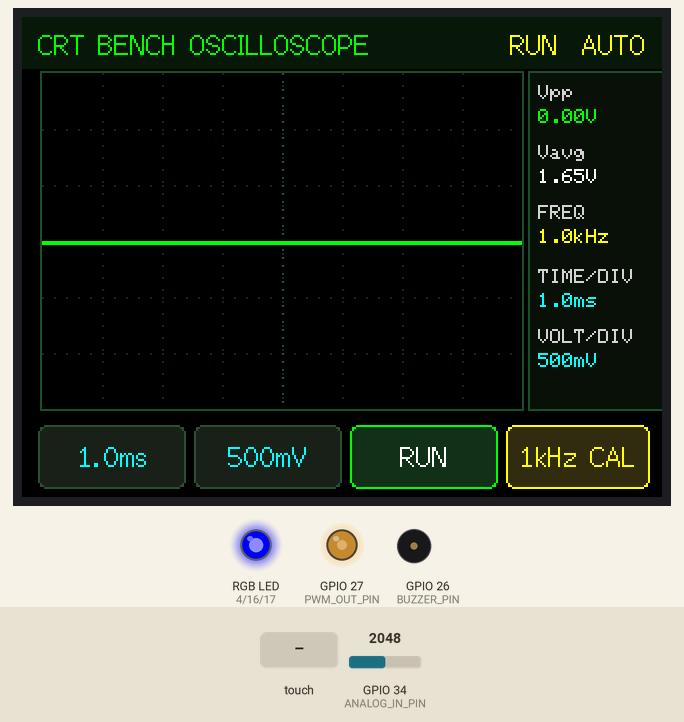
Bench run of a sketch on a simulated ESP32. Shown: 320×240 colour display, an RGB LED mixed from three pins (HIGH = lit), output pins drawn as LEDs (lit = HIGH), buzzer (waves = sounding). The inputs (shaded band) are chosen by the test bench; at power-on: GPIO 34 (ANALOG_IN_PIN) = 2048. Pins used as bus, display or sensor lines are not drawn; what the sketch prints to the serial monitor is not drawn.

Above: at 1.5 s.
1.6 s: touch panel pressed at 62 % / 90 % of its raw x / y range
At 2.8 s:
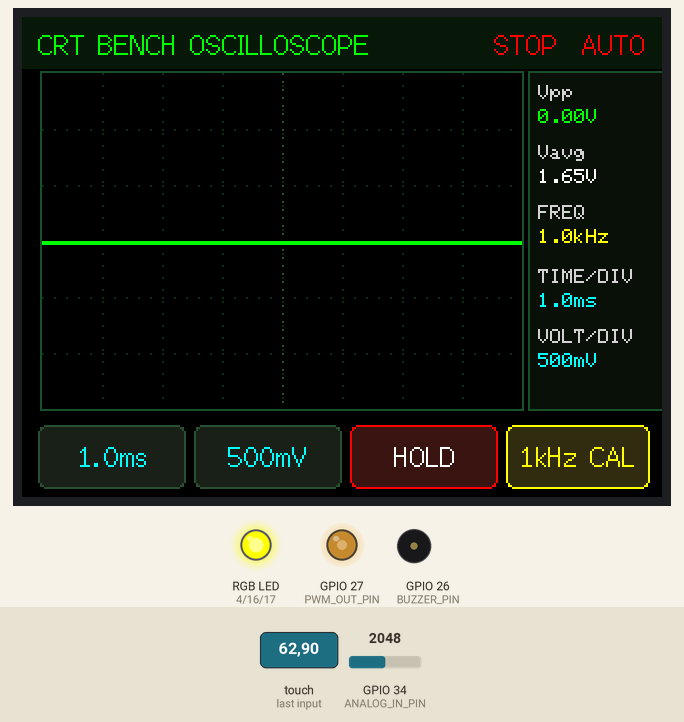
3.2 s: touch panel pressed at 87 % / 90 % of its raw x / y range
At 4.2 s:
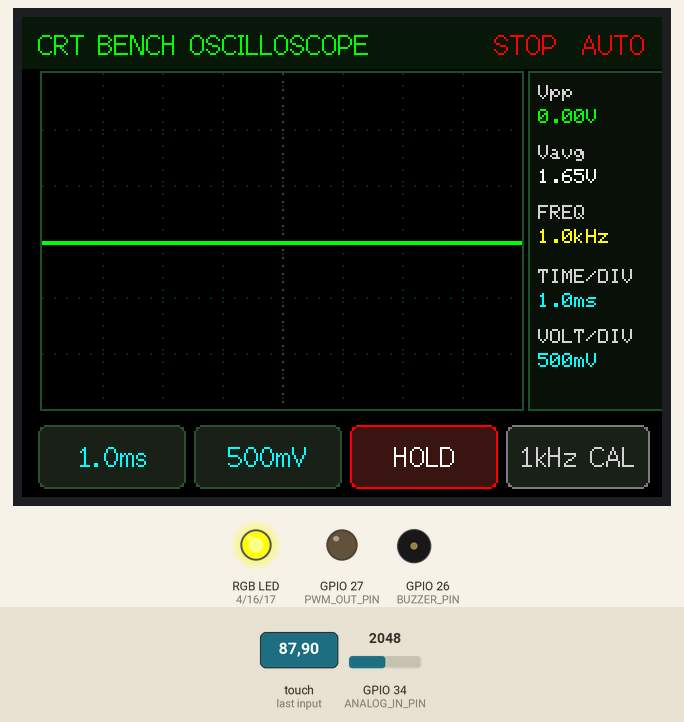
4.7 s: touch panel pressed at 62 % / 90 % of its raw x / y range
At 5.5 s:
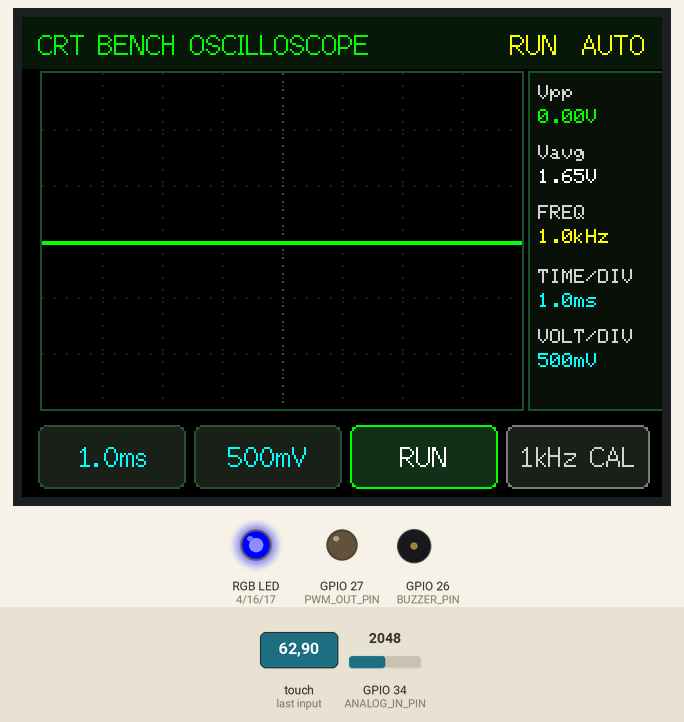
7.7 s: GPIO 34 (ANALOG_IN_PIN) set to 2866
At 8.5 s:
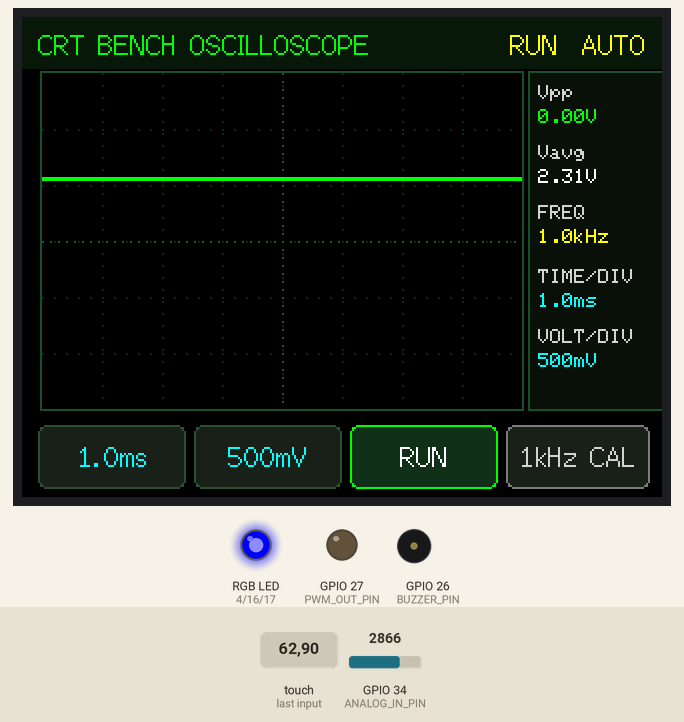
9.4 s: GPIO 34 (ANALOG_IN_PIN) set to 3603
At 10.1 s:
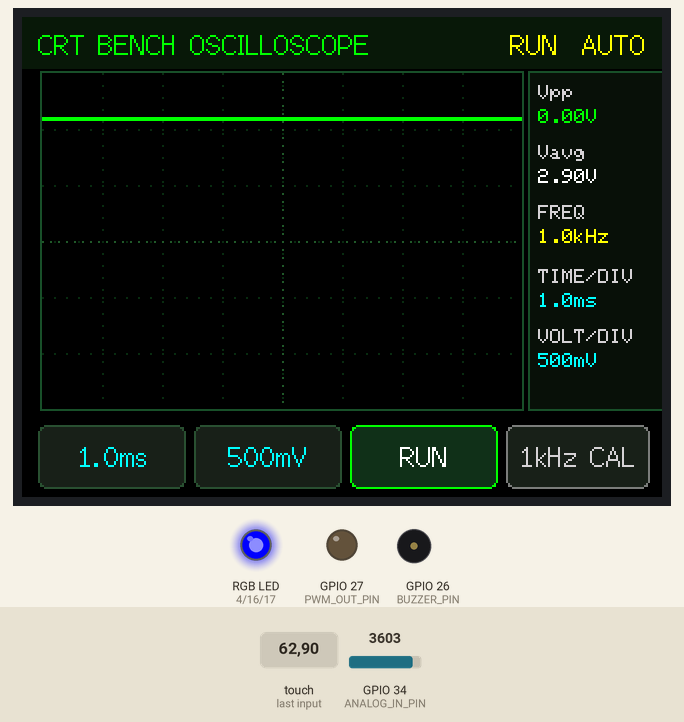
11.1 s: touch panel pressed at 87 % / 90 % of its raw x / y range
At 11.9 s:
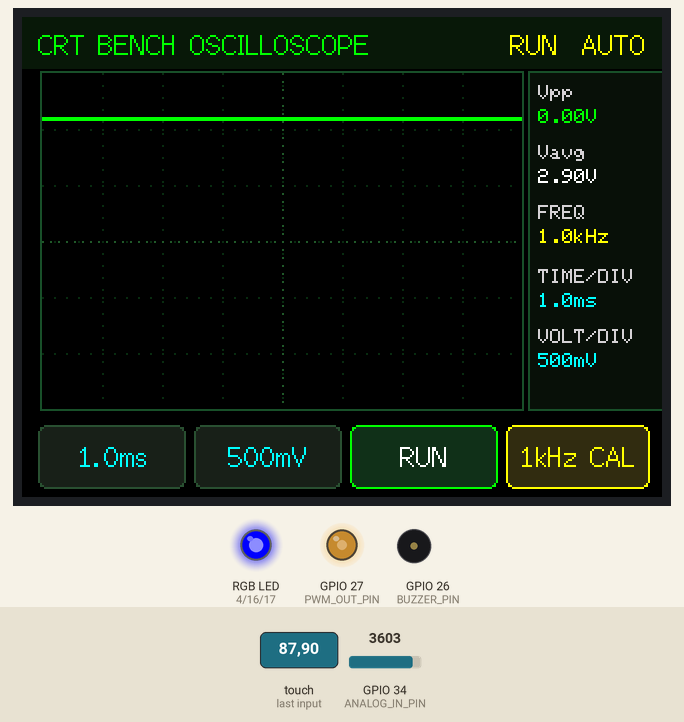
Timing chart, 0 to 14.1 s (numbered marks = the images above; inputs shaded):
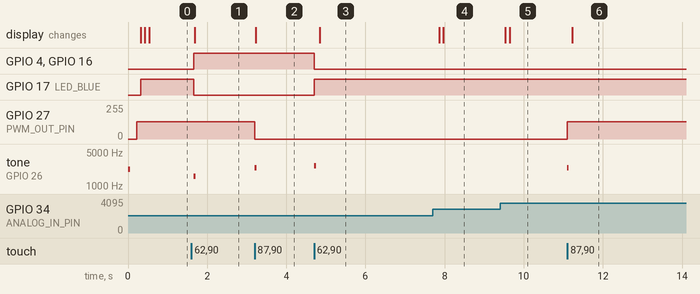

The sketch:

21-crt-phosphor-scope.ino
```cpp
/**
 * 📟 Project 21: Retro CRT Phosphor Bench Oscilloscope
 *
 * Hardware: Elecrow CrowPanel 2.8" (ESP32-2432S028R)
 * Channel Branding: IamNotIntoTech (https://youtube.com/@IamNotIntoTech)
 * Author: Tushar Aggarwal (tushar2704)
 *
 * Features:
 * - High-speed ADC waveform sampling on IO34 (LDR / Analog input).
 * - Simulated CRT Green Phosphor display with decaying persistence trails.
 * - 8x10 division laboratory oscilloscope graticule with edge trigger lock.
 * - Auto-computing metrics: Vpp, Vavg, Vmin, Vmax, and Frequency counter.
 * - Onboard calibration PWM generator on IO27 (1kHz square wave output).
 * - Hardware active-low RGB LED indicating trigger lock and run/stop state.
 * - Calibrated non-inverted resistive touch controls.
 */

#include <Arduino.h>
#include <SPI.h>
#include <TFT_eSPI.h>
#include <XPT2046_Touchscreen.h>

// Hardware Pin Definitions for Elecrow 2.8" CYD
#define TFT_BL_PIN    21
#define TOUCH_MOSI    32
#define TOUCH_MISO    39
#define TOUCH_CLK     25
#define TOUCH_CS      33
#define TOUCH_IRQ     36

#define LED_RED       4
#define LED_GREEN     16
#define LED_BLUE      17
#define BUZZER_PIN    26

#define ANALOG_IN_PIN 34
#define PWM_OUT_PIN   27
#define PWM_CHANNEL   0

TFT_eSPI tft = TFT_eSPI();
SPIClass touchSPI = SPIClass(VSPI);
XPT2046_Touchscreen ts(TOUCH_CS);

const int SCOPE_X = 10;
const int SCOPE_Y = 28;
const int SCOPE_W = 240;
const int SCOPE_H = 168;

const int BUFFER_SIZE = 240;
uint16_t sampleBuffer[BUFFER_SIZE];
uint16_t prevBuffer[BUFFER_SIZE];

bool isRunning = true;
int timebaseIndex = 1; // 0=0.5ms, 1=1ms, 2=2ms, 3=5ms
const char* timebaseLabels[4] = { "0.5ms", "1.0ms", "2.0ms", "5.0ms" };
int timebaseDelays[4] = { 2, 5, 10, 25 }; // sampling delays in microseconds

int voltsDivIndex = 1; // 0=200mV, 1=500mV, 2=1V
const char* voltsDivLabels[3] = { "200mV", "500mV", "1.0V" };

float calculatedVpp = 0.0;
float calculatedVavg = 0.0;
float calculatedFreq = 1000.0;
bool triggerLocked = false;
bool pwmOutputActive = true;
unsigned long lastTouchTime = 0;

void setLED(bool r, bool g, bool b) {
  digitalWrite(LED_RED, r ? LOW : HIGH);
  digitalWrite(LED_GREEN, g ? LOW : HIGH);
  digitalWrite(LED_BLUE, b ? LOW : HIGH);
}

void beep(int freq = 2000, int ms = 30) {
  tone(BUZZER_PIN, freq, ms);
}

void initPWM() {
  ledcSetup(PWM_CHANNEL, 1000, 8); // 1 kHz, 8-bit resolution
  ledcAttachPin(PWM_OUT_PIN, PWM_CHANNEL);
  ledcWrite(PWM_CHANNEL, 128);     // 50% duty cycle
}

void updateStatusLED() {
  if (!isRunning) {
    setLED(false, false, true); // Blue: Trace Frozen / Stopped
  } else if (triggerLocked) {
    setLED(false, true, false); // Green: Trigger Locked & Running
  } else {
    setLED(true, true, false);  // Yellow: Free-run / Searching trigger
  }
}

void drawGraticule() {
  // Clear oscilloscope viewport
  tft.fillRect(SCOPE_X, SCOPE_Y, SCOPE_W, SCOPE_H, TFT_BLACK);
  tft.drawRect(SCOPE_X - 1, SCOPE_Y - 1, SCOPE_W + 2, SCOPE_H + 2, tft.color565(30, 80, 40));

  // 8 Vertical divisions (every 30 px)
  for (int x = SCOPE_X + 30; x < SCOPE_X + SCOPE_W; x += 30) {
    for (int y = SCOPE_Y; y < SCOPE_Y + SCOPE_H; y += 6) {
      tft.drawPixel(x, y, tft.color565(15, 45, 20));
    }
  }

  // 6 Horizontal divisions (every 28 px)
  for (int y = SCOPE_Y + 28; y < SCOPE_Y + SCOPE_H; y += 28) {
    for (int x = SCOPE_X; x < SCOPE_X + SCOPE_W; x += 6) {
      tft.drawPixel(x, y, tft.color565(15, 45, 20));
    }
  }

  // Center crosshair axis
  int midX = SCOPE_X + SCOPE_W / 2;
  int midY = SCOPE_Y + SCOPE_H / 2;
  for (int x = SCOPE_X; x < SCOPE_X + SCOPE_W; x += 4) {
    tft.drawPixel(x, midY, tft.color565(35, 90, 40));
  }
  for (int y = SCOPE_Y; y < SCOPE_Y + SCOPE_H; y += 4) {
    tft.drawPixel(midX, y, tft.color565(35, 90, 40));
  }
}

void acquireWaveform() {
  if (!isRunning) return;

  int sampleDelay = timebaseDelays[timebaseIndex];
  int triggerLevel = 2048; // mid-scale ADC (0-4095)
  triggerLocked = false;

  // Simple rising edge trigger search
  uint32_t triggerStart = micros();
  while ((micros() - triggerStart) < 15000) {
    int val = analogRead(ANALOG_IN_PIN);
    if (val < (triggerLevel - 50)) {
      while ((micros() - triggerStart) < 15000) {
        val = analogRead(ANALOG_IN_PIN);
        if (val >= triggerLevel) {
          triggerLocked = true;
          break;
        }
      }
      break;
    }
  }

  // Sample array
  uint16_t minVal = 4095;
  uint16_t maxVal = 0;
  uint32_t sumVal = 0;

  for (int i = 0; i < BUFFER_SIZE; i++) {
    uint16_t sample = analogRead(ANALOG_IN_PIN);
    sampleBuffer[i] = sample;
    if (sample < minVal) minVal = sample;
    if (sample > maxVal) maxVal = sample;
    sumVal += sample;
    if (sampleDelay > 0) delayMicroseconds(sampleDelay);
  }

  calculatedVpp = ((maxVal - minVal) * 3.3) / 4095.0;
  calculatedVavg = ((sumVal / (float)BUFFER_SIZE) * 3.3) / 4095.0;

  // Estimate frequency from zero-crossings
  int crossings = 0;
  for (int i = 1; i < BUFFER_SIZE; i++) {
    if ((sampleBuffer[i-1] < triggerLevel) && (sampleBuffer[i] >= triggerLevel)) {
      crossings++;
    }
  }
  float totalPeriodUs = (BUFFER_SIZE * (sampleDelay + 10));
  if (crossings >= 2 && totalPeriodUs > 0) {
    calculatedFreq = (crossings * 1000000.0) / totalPeriodUs;
  }
}

void renderPhosphorTrace() {
  // Render CRT decay trail from previous buffer in dim green
  for (int i = 1; i < BUFFER_SIZE; i++) {
    int x1 = SCOPE_X + (i - 1);
    int y1 = SCOPE_Y + SCOPE_H - map(prevBuffer[i-1], 0, 4095, 2, SCOPE_H - 2);
    int x2 = SCOPE_X + i;
    int y2 = SCOPE_Y + SCOPE_H - map(prevBuffer[i], 0, 4095, 2, SCOPE_H - 2);

    y1 = constrain(y1, SCOPE_Y, SCOPE_Y + SCOPE_H - 1);
    y2 = constrain(y2, SCOPE_Y, SCOPE_Y + SCOPE_H - 1);

    tft.drawLine(x1, y1, x2, y2, tft.color565(10, 45, 15)); // Phosphor decay
  }

  // Render fresh trace in electric CRT green
  for (int i = 1; i < BUFFER_SIZE; i++) {
    int x1 = SCOPE_X + (i - 1);
    int y1 = SCOPE_Y + SCOPE_H - map(sampleBuffer[i-1], 0, 4095, 2, SCOPE_H - 2);
    int x2 = SCOPE_X + i;
    int y2 = SCOPE_Y + SCOPE_H - map(sampleBuffer[i], 0, 4095, 2, SCOPE_H - 2);

    y1 = constrain(y1, SCOPE_Y, SCOPE_Y + SCOPE_H - 1);
    y2 = constrain(y2, SCOPE_Y, SCOPE_Y + SCOPE_H - 1);

    // Double thickness for glowing CRT aesthetic
    tft.drawLine(x1, y1, x2, y2, TFT_GREEN);
    tft.drawLine(x1, y1 + 1, x2, y2 + 1, TFT_GREEN);
  }

  // Backup buffer for next persistence frame
  memcpy(prevBuffer, sampleBuffer, sizeof(sampleBuffer));
}

void drawTelemetryBar() {
  // Right sidebar Telemetry Matrix (X: 254 to 320)
  int sx = 254;
  tft.fillRect(sx, SCOPE_Y, 66, SCOPE_H, tft.color565(12, 18, 15));
  tft.drawRect(sx - 1, SCOPE_Y - 1, 68, SCOPE_H + 2, tft.color565(30, 80, 40));

  tft.setTextColor(TFT_LIGHTGREY, tft.color565(12, 18, 15));
  tft.drawString("Vpp", sx + 4, SCOPE_Y + 6, 1);
  tft.setTextColor(TFT_GREEN, tft.color565(12, 18, 15));
  char vppBuf[12];
  snprintf(vppBuf, sizeof(vppBuf), "%.2fV", calculatedVpp);
  tft.drawString(vppBuf, sx + 4, SCOPE_Y + 18, 1);

  tft.setTextColor(TFT_LIGHTGREY, tft.color565(12, 18, 15));
  tft.drawString("Vavg", sx + 4, SCOPE_Y + 36, 1);
  tft.setTextColor(TFT_WHITE, tft.color565(12, 18, 15));
  char vavgBuf[12];
  snprintf(vavgBuf, sizeof(vavgBuf), "%.2fV", calculatedVavg);
  tft.drawString(vavgBuf, sx + 4, SCOPE_Y + 48, 1);

  tft.setTextColor(TFT_LIGHTGREY, tft.color565(12, 18, 15));
  tft.drawString("FREQ", sx + 4, SCOPE_Y + 66, 1);
  tft.setTextColor(TFT_YELLOW, tft.color565(12, 18, 15));
  char freqBuf[12];
  if (calculatedFreq >= 1000.0) {
    snprintf(freqBuf, sizeof(freqBuf), "%.1fkHz", calculatedFreq / 1000.0);
  } else {
    snprintf(freqBuf, sizeof(freqBuf), "%dHz", (int)calculatedFreq);
  }
  tft.drawString(freqBuf, sx + 4, SCOPE_Y + 78, 1);

  tft.setTextColor(TFT_LIGHTGREY, tft.color565(12, 18, 15));
  tft.drawString("TIME/DIV", sx + 4, SCOPE_Y + 98, 1);
  tft.setTextColor(TFT_CYAN, tft.color565(12, 18, 15));
  tft.drawString(timebaseLabels[timebaseIndex], sx + 4, SCOPE_Y + 110, 1);

  tft.setTextColor(TFT_LIGHTGREY, tft.color565(12, 18, 15));
  tft.drawString("VOLT/DIV", sx + 4, SCOPE_Y + 128, 1);
  tft.setTextColor(TFT_CYAN, tft.color565(12, 18, 15));
  tft.drawString(voltsDivLabels[voltsDivIndex], sx + 4, SCOPE_Y + 140, 1);
}

void drawHeader() {
  tft.fillRect(0, 0, 320, 26, tft.color565(10, 25, 15));
  tft.setTextColor(TFT_GREEN, tft.color565(10, 25, 15));
  tft.setTextSize(1);
  tft.drawString("CRT BENCH OSCILLOSCOPE", 8, 6, 2);

  char statBuf[32];
  snprintf(statBuf, sizeof(statBuf), "%s  %s", isRunning ? "RUN" : "STOP", triggerLocked ? "TRIG'D" : "AUTO");
  tft.setTextColor(isRunning ? (triggerLocked ? TFT_GREEN : TFT_YELLOW) : TFT_RED, tft.color565(10, 25, 15));
  tft.drawRightString(statBuf, 312, 6, 2);
}

void drawBottomControls() {
  // 4 Bottom touch buttons (Y: 204 to 240)
  int bw = 74;
  int bh = 32;

  // 1. Timebase
  tft.fillRoundRect(8, 204, bw, bh, 4, tft.color565(25, 35, 30));
  tft.drawRoundRect(8, 204, bw, bh, 4, tft.color565(40, 80, 50));
  tft.setTextColor(TFT_CYAN, tft.color565(25, 35, 30));
  tft.setTextSize(1);
  tft.drawCentreString(timebaseLabels[timebaseIndex], 45, 212, 2);

  // 2. Volts/Div
  tft.fillRoundRect(86, 204, bw, bh, 4, tft.color565(25, 35, 30));
  tft.drawRoundRect(86, 204, bw, bh, 4, tft.color565(40, 80, 50));
  tft.setTextColor(TFT_CYAN, tft.color565(25, 35, 30));
  tft.drawCentreString(voltsDivLabels[voltsDivIndex], 123, 212, 2);

  // 3. Run/Stop
  uint16_t rsBg = isRunning ? tft.color565(20, 50, 30) : tft.color565(60, 20, 20);
  tft.fillRoundRect(164, 204, bw, bh, 4, rsBg);
  tft.drawRoundRect(164, 204, bw, bh, 4, isRunning ? TFT_GREEN : TFT_RED);
  tft.setTextColor(TFT_WHITE, rsBg);
  tft.drawCentreString(isRunning ? "RUN" : "HOLD", 201, 212, 2);

  // 4. PWM Gen Toggle
  uint16_t pwmBg = pwmOutputActive ? tft.color565(50, 45, 20) : tft.color565(25, 35, 30);
  tft.fillRoundRect(242, 204, bw - 2, bh, 4, pwmBg);
  tft.drawRoundRect(242, 204, bw - 2, bh, 4, pwmOutputActive ? TFT_YELLOW : TFT_DARKGREY);
  tft.setTextColor(pwmOutputActive ? TFT_YELLOW : TFT_LIGHTGREY, pwmBg);
  tft.drawCentreString("1kHz CAL", 278, 212, 2);
}

void checkTouch() {
  if (ts.touched()) {
    TS_Point p = ts.getPoint();
    if (p.z > 50 || ts.touched()) {
      if (millis() - lastTouchTime > 180) {
        lastTouchTime = millis();
        // Calibrated non-inverted coordinate mapping for 2.8" CYD
        int screenX = map(p.x, 240, 3800, 0, 320);
        int screenY = map(p.y, 240, 3800, 0, 240);
        screenX = constrain(screenX, 0, 319);
        screenY = constrain(screenY, 0, 239);

        if (screenY >= 195) {
          if (screenX < 80) {
            // Timebase step
            timebaseIndex = (timebaseIndex + 1) % 4;
            beep(2000, 30);
            drawBottomControls();
            drawTelemetryBar();
          } else if (screenX >= 80 && screenX < 160) {
            // Volts/Div step
            voltsDivIndex = (voltsDivIndex + 1) % 3;
            beep(2200, 30);
            drawBottomControls();
            drawTelemetryBar();
          } else if (screenX >= 160 && screenX < 240) {
            // RUN / STOP toggle
            isRunning = !isRunning;
            beep(isRunning ? 2600 : 1600, 50);
            updateStatusLED();
            drawHeader();
            drawBottomControls();
          } else if (screenX >= 240) {
            // PWM Generator Toggle
            pwmOutputActive = !pwmOutputActive;
            ledcWrite(PWM_CHANNEL, pwmOutputActive ? 128 : 0);
            beep(2400, 40);
            drawBottomControls();
          }
        }
      }
    }
  }
}

void setup() {
  Serial.begin(115200);
  Serial.println("CRT Bench Oscilloscope Initializing for @IamNotIntoTech...");

  pinMode(TFT_BL_PIN, OUTPUT);
  digitalWrite(TFT_BL_PIN, HIGH);

  pinMode(LED_RED, OUTPUT);
  pinMode(LED_GREEN, OUTPUT);
  pinMode(LED_BLUE, OUTPUT);
  pinMode(BUZZER_PIN, OUTPUT);

  beep(2200, 60);

  tft.init();
  tft.setRotation(1);
  tft.fillScreen(TFT_BLACK);

  // Initialize VSPI Touch Controller
  touchSPI.begin(TOUCH_CLK, TOUCH_MISO, TOUCH_MOSI, TOUCH_CS);
  ts.begin(touchSPI);
  ts.setRotation(1);

  initPWM();

  drawHeader();
  drawGraticule();
  drawTelemetryBar();
  drawBottomControls();
  updateStatusLED();
}

unsigned long lastGraticuleRefresh = 0;

void loop() {
  checkTouch();

  if (isRunning) {
    acquireWaveform();
    drawGraticule();
    renderPhosphorTrace();

    // Refresh telemetry numbers every 300ms
    if (millis() - lastGraticuleRefresh >= 300) {
      lastGraticuleRefresh = millis();
      drawTelemetryBar();
      updateStatusLED();
    }
  }

  delay(15);
}
```

Measured:
- after the input at 1.6 s, GPIO 4 (LED_RED), GPIO 16 (LED_GREEN): LOW → HIGH after 0.06 s; GPIO 17 (LED_BLUE): HIGH → LOW after 0.06 s; tone on GPIO 26 (BUZZER_PIN): silent → 1600 Hz after 0.06 s, → silent 0.05 s later; the display: changes after 0.09 s (image 1)
- after the input at 3.2 s, GPIO 27 (PWM_OUT_PIN): 128/255 → 0/255 at once; tone on GPIO 26 (BUZZER_PIN): silent → 2400 Hz at once, → silent 0.04 s later; the display: changes at once (image 2)
- after the input at 4.7 s, GPIO 4 (LED_RED), GPIO 16 (LED_GREEN): HIGH → LOW at once; GPIO 17 (LED_BLUE): LOW → HIGH at once; tone on GPIO 26 (BUZZER_PIN): silent → 2600 Hz at once, → silent 0.05 s later; the display: changes after 0.15 s (image 3)
- after the input at 7.7 s, the display: first changes after 0.16 s (image 4 shows a later state)
- after the input at 9.4 s, the display: first changes after 0.14 s (image 5 shows a later state)
- after the input at 11.1 s, GPIO 27 (PWM_OUT_PIN): 0/255 → 128/255 at once; tone on GPIO 26 (BUZZER_PIN): silent → 2400 Hz at once, → silent 0.04 s later; the display: changes after 0.13 s (image 6)
